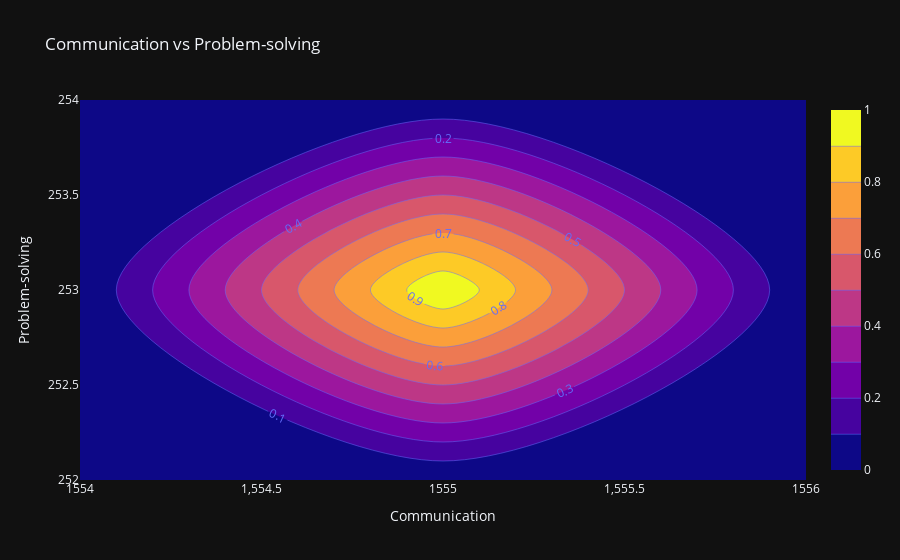

Here is the notebook cell this chart was saved with:
### Code cell
communication_vs_problem_solving = px.density_contour(data_frame=soft_skills_df,
                                        x='Communication', y='Problem-solving',
                                        title='Communication vs Problem-solving')
communication_vs_problem_solving.update_traces(contours_coloring="fill", contours_showlabels = True)
communication_vs_problem_solving.show()

### Figure 1 — Plotly figure (JSON) as saved in the notebook; plotly's stock layout.template omitted (floating-point values rounded to 4 significant figures)
{"data": [{"contours": {"coloring": "fill", "showlabels": true}, "hovertemplate": "Communication=%{x}<br>Problem-solving=%{y}<br>count=%{z}<extra></extra>", "legendgroup": "", "line": {"color": "#636efa"}, "name": "", "showlegend": false, "x": [1555], "xaxis": "x", "xbingroup": "x", "y": [253], "yaxis": "y", "ybingroup": "y", "type": "histogram2dcontour"}], "layout": {"xaxis": {"anchor": "y", "domain": [0.0, 1.0], "title": {"text": "Communication"}}, "yaxis": {"anchor": "x", "domain": [0.0, 1.0], "title": {"text": "Problem-solving"}}, "legend": {"tracegroupgap": 0}, "title": {"text": "Communication vs Problem-solving"}}}
